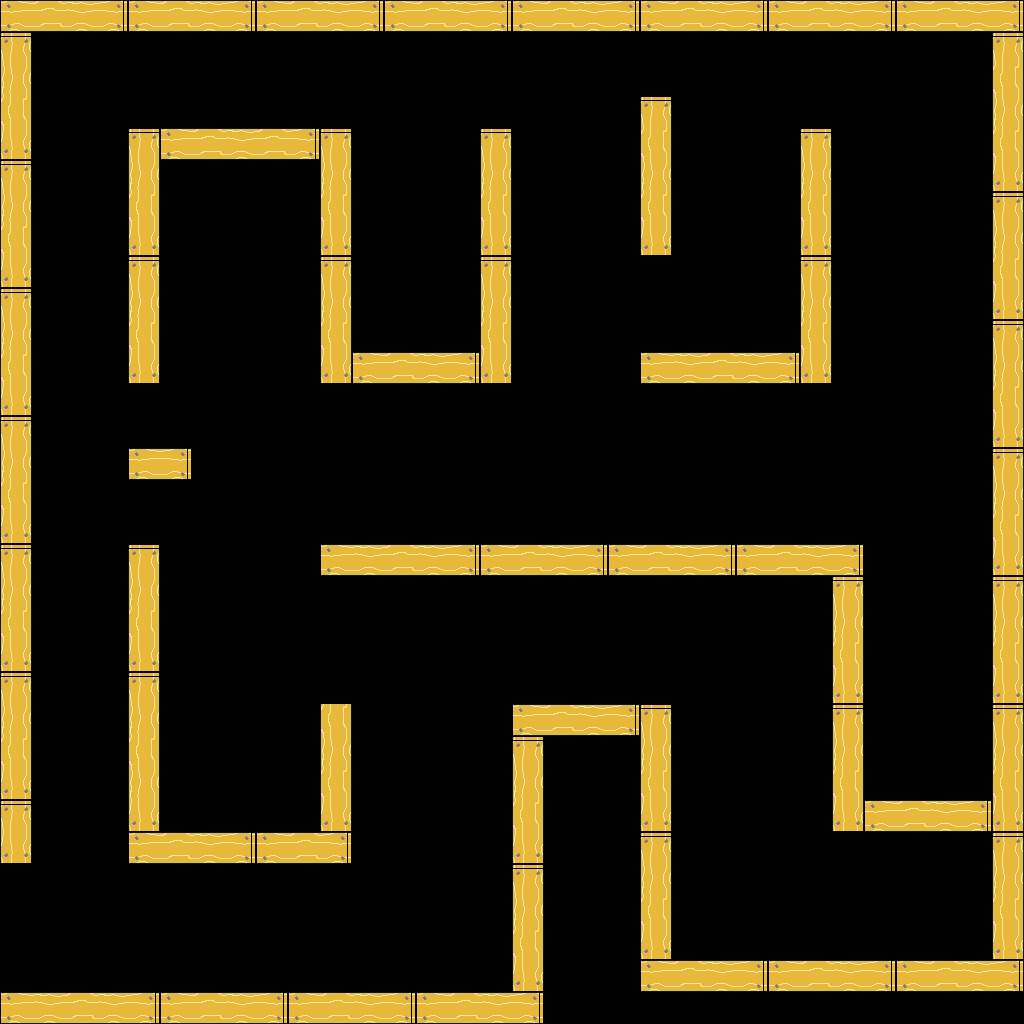

A level layout from a 2D game, rendered from its tile map. Below: a short description, then the map file with tile-grid data replaced by summaries:
An orthogonal 32x32 tile map with 32x32 px tiles, 2 tile layers (background, foreground), 3 tilesets and 54 objects (44x spikes, 8x fan, spawn, exit).

<map version="1.0" orientation="orthogonal" renderorder="right-down" width="32" height="32" tilewidth="32" tileheight="32" nextobjectid="89">
 <tileset firstgid="1" name="basic-tiles" tilewidth="32" tileheight="32" tilecount="256" columns="16">
  <image source="../maps/basic-tiles.png" width="512" height="512" />
 </tileset>
 <tileset firstgid="257" name="objects" tilewidth="64" tileheight="64" tilecount="4" columns="0">
  <tile id="1">
   <image width="32" height="64" source="../maps/fan_0.png" />
  </tile>
  <tile id="3">
   <image width="32" height="32" source="../maps/exit.png" />
  </tile>
  <tile id="4">
   <image width="32" height="32" source="../maps/spawn.png" />
  </tile>
  <tile id="5">
   <image width="64" height="7" source="../maps/door.png" />
  </tile>
 </tileset>
 <tileset firstgid="263" name="objects" tilewidth="64" tileheight="64" tilecount="4" columns="0">
  <tile id="1">
   <image width="32" height="64" source="../maps/fan_0.png" />
  </tile>
  <tile id="2">
   <image width="32" height="32" source="../maps/spawn.png" />
  </tile>
  <tile id="3">
   <image width="32" height="32" source="../maps/exit.png" />
  </tile>
  <tile id="9">
   <image width="64" height="7" source="../maps/door.png" />
  </tile>
 </tileset>
 <layer name="background" width="32" height="32">
  <data>[1024 cells, 0 non-empty, 0 distinct tile ids]</data>
 </layer>
 <layer name="foreground" width="32" height="32">
  <data>[1024 cells, 238 non-empty, 8 distinct tile ids]</data>
 </layer>
 <objectgroup name="objects">
  <object id="1" type="fan" gid="2147483906" x="640" y="96" width="32" height="64" />
  <object id="14" type="spikes" gid="18" x="160" y="832" width="32" height="32" />
  <object id="15" type="spikes" gid="19" x="896" y="64" width="32" height="32" />
  <object id="20" type="spikes" gid="21" x="192" y="480" width="32" height="32" />
  <object id="24" type="spawn" gid="261" x="224" y="256" width="32" height="32" />
  <object id="35" type="exit" gid="260" x="896" y="896" width="32" height="32" />
  <object id="36" type="spikes" gid="20" x="768" y="288" width="32" height="32" />
  <object id="37" type="fan" gid="258" x="128" y="448" width="32" height="64" />
  <object id="38" type="fan" gid="258" x="128" y="544" width="32" height="64" />
  <object id="39" type="fan" gid="258" x="0" y="928" width="32" height="64" />
  <object id="40" type="fan" gid="258" x="0" y="992" width="32" height="64" />
  <object id="41" type="fan" gid="258" x="320" y="704" width="32" height="64" />
  <object id="42" type="fan" gid="258" x="320" y="640" width="32" height="64" />
  <object id="43" type="spikes" gid="18" x="256" y="832" width="32" height="32" />
  <object id="44" type="spikes" gid="18" x="288" y="832" width="32" height="32" />
  <object id="45" type="spikes" gid="18" x="192" y="832" width="32" height="32" />
  <object id="46" type="spikes" gid="18" x="224" y="832" width="32" height="32" />
  <object id="47" type="spikes" gid="18" x="416" y="352" width="32" height="32" />
  <object id="48" type="spikes" gid="18" x="352" y="352" width="32" height="32" />
  <object id="49" type="spikes" gid="18" x="448" y="352" width="32" height="32" />
  <object id="50" type="spikes" gid="18" x="384" y="352" width="32" height="32" />
  <object id="51" type="spikes" gid="18" x="448" y="992" width="32" height="32" />
  <object id="52" type="spikes" gid="18" x="384" y="992" width="32" height="32" />
  <object id="53" type="spikes" gid="18" x="480" y="992" width="32" height="32" />
  <object id="54" type="spikes" gid="18" x="416" y="992" width="32" height="32" />
  <object id="55" type="spikes" gid="18" x="352" y="992" width="32" height="32" />
  <object id="56" type="spikes" gid="18" x="288" y="992" width="32" height="32" />
  <object id="57" type="spikes" gid="18" x="224" y="992" width="32" height="32" />
  <object id="58" type="spikes" gid="18" x="320" y="992" width="32" height="32" />
  <object id="59" type="spikes" gid="18" x="256" y="992" width="32" height="32" />
  <object id="60" type="spikes" gid="18" x="192" y="992" width="32" height="32" />
  <object id="61" type="spikes" gid="18" x="128" y="992" width="32" height="32" />
  <object id="62" type="spikes" gid="18" x="64" y="992" width="32" height="32" />
  <object id="63" type="spikes" gid="18" x="160" y="992" width="32" height="32" />
  <object id="64" type="spikes" gid="18" x="96" y="992" width="32" height="32" />
  <object id="65" type="spikes" gid="18" x="32" y="992" width="32" height="32" />
  <object id="66" type="spikes" gid="21" x="672" y="128" width="32" height="32" />
  <object id="67" type="spikes" gid="21" x="672" y="160" width="32" height="32" />
  <object id="69" type="spikes" gid="21" x="672" y="96" width="32" height="32" />
  <object id="70" type="spikes" gid="21" x="672" y="64" width="32" height="32" />
  <object id="71" type="spikes" gid="20" x="768" y="352" width="32" height="32" />
  <object id="72" type="spikes" gid="20" x="768" y="320" width="32" height="32" />
  <object id="73" type="spikes" gid="18" x="896" y="800" width="32" height="32" />
  <object id="74" type="spikes" gid="18" x="864" y="800" width="32" height="32" />
  <object id="75" type="spikes" gid="18" x="928" y="800" width="32" height="32" />
  <object id="76" type="spikes" gid="18" x="960" y="800" width="32" height="32" />
  <object id="77" type="spikes" gid="19" x="960" y="64" width="32" height="32" />
  <object id="78" type="spikes" gid="19" x="928" y="64" width="32" height="32" />
  <object id="79" type="spikes" gid="19" x="864" y="64" width="32" height="32" />
  <object id="80" type="fan" gid="264" x="992" y="960" width="32" height="64" rotation="-90" />
  <object id="81" type="spikes" gid="18" x="640" y="544" width="32" height="32" />
  <object id="82" type="spikes" gid="18" x="672" y="544" width="32" height="32" />
  <object id="83" type="spikes" gid="18" x="608" y="544" width="32" height="32" />
  <object id="84" type="spikes" gid="18" x="704" y="544" width="32" height="32" />
 </objectgroup>
</map>
